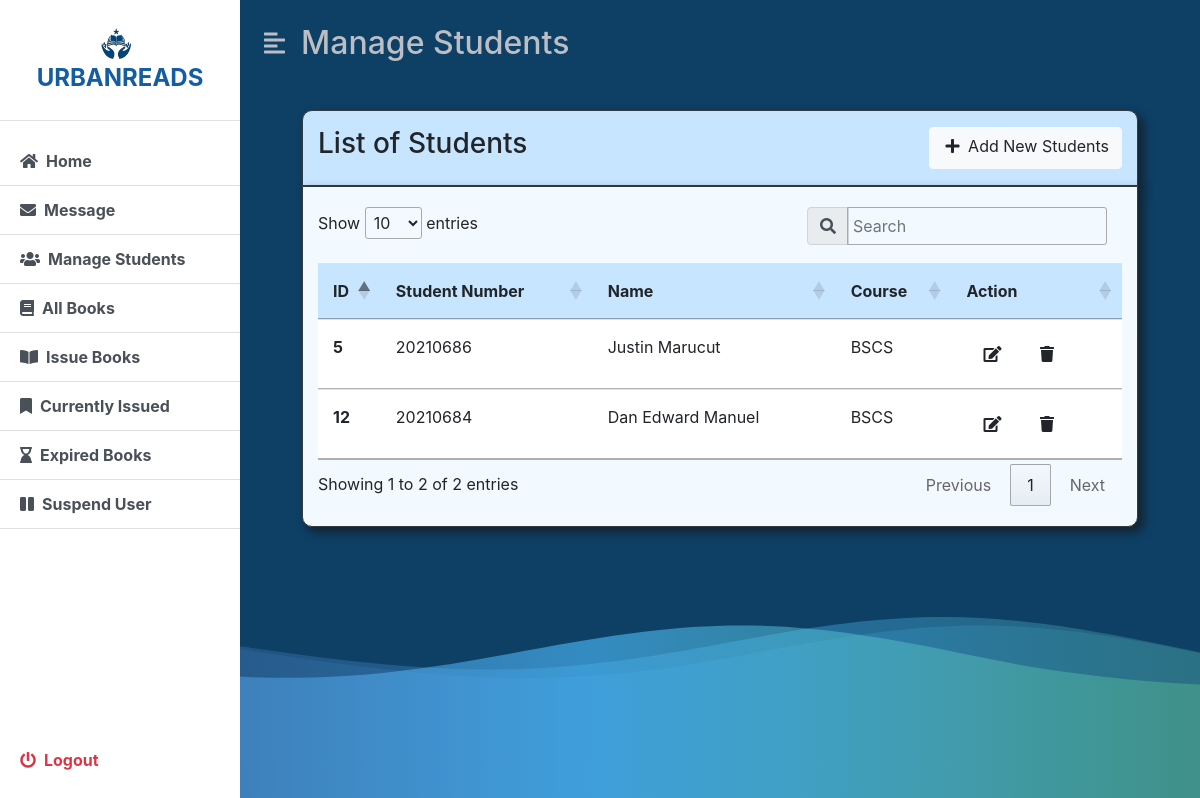
/admin/manageStudent.php (signed in), run on the app's committed database.
### tables this page shows
CREATE TABLE `students` (
  `id` int(11) NOT NULL,
  `full_name` varchar(100) NOT NULL,
  `student_number` varchar(30) NOT NULL,
  `course` varchar(10) NOT NULL,
  `email` varchar(50) NOT NULL,
  `password` text NOT NULL,
  `status` varchar(15) NOT NULL DEFAULT 'Active'
);

### admin/manageStudent.php (the view, shortened to what this page needs)
<?php
    include('../dbconfig.php');
?>
<!DOCTYPE html>
<html lang="en">
<head>
    <link rel="stylesheet" href="includes/style.css">
    <link rel="stylesheet" href="Bootsrap\css\bootstrap.min.css">
    <link rel="stylesheet" href="https://cdnjs.cloudflare.com/ajax/libs/font-awesome/5.15.3/css/all.min.css" />
    <link rel="stylesheet" href="https://cdn.datatables.net/1.13.6/css/jquery.dataTables.min.css">
    <link rel="stylesheet" href="https://maxcdn.bootstrapcdn.com/bootstrap/4.5.2/css/bootstrap.min.css">
</head>
<body>
    <div class="background-container">
        <div class="d-flex" id="wrapper">
            <?php include('includes/sidebar.php'); ?>
            <div id="page-content-wrapper" class="scrollable-content">
                <nav class="navbar navbar-expand-lg navbar-light bg-transparent py-4 px-4">
                    <div class="d-flex align-items-center">
                        <i class="fas fa-align-left second-text fs-4 me-3" id="menu-toggle"></i>
                        <h2 class="fs-2 m-0 second-text">Manage Students</h2>
                    </div>
                </nav>
                <div class="container-fluid px-4">
                    <form action="" method="post" class="post">
                        <br>
                        <div class="container col-md-11 top border border-dark">
                            <div class="d-flex justify-content-between my-3">
                                <h3>List of Students</h3>
                                <div class="d-flex">
                                    <a href="addStudent.php" class="btn btn-light"><i class="fa fa-plus mx-1"></i> Add New Students</a>
                                </div>
                            </div>
                        </div>
                        <div class="container col-md-11 main border border-dark">
                            <table class="table table-bordered-dark" id="tbl-list-students">
                                <thead>
                                    <tr>
                                        <th>ID</th>
                                        <th>Student Number</th>
                                        <th>Name</th>
                                        <th>Course</th>
                                        <th>Action</th>
                                    </tr>
                                </thead>
                                <tbody>
                                <?php
                                 try {
                                    $displayStudent = "SELECT * FROM students";
                                    $stmt = $pdo->prepare($displayStudent);
                                    $stmt->execute();
                                    $rows = $stmt->fetchAll(PDO::FETCH_OBJ);
                                    foreach($rows as $row){
                                       echo '<tr>
                                        <th scope="row">' . $row->id . '</th>
                                        <td>'.$row->student_number.'</td>
                                        <td>'.$row->full_name.'</td>
                                        <td>'.$row->course.'</td>
                                        <td>
                                            <a href="updateStudent.php?id='. $row->id .'" class="btn mx-auto" data-toggle="tooltip" title="Edit User">
                                                <i class="fa fa-edit mx-1"></i>
                                            </a>
                                            <a href="ManageStudentAction/delete.php?id= '. $row->id . '" class="btn mx-auto" data-toggle="tooltip" title="Delete User">
                                                <i class="fa fa-trash mx-1"></i>
                                            </a>
                                        </td>
                                    </tr>';
                                    }
                                    } catch (PDOException $th) {
                                        echo $th->getMessage();
                                    }
                                ?>
                                </tbody>
                            </table>
                        </div>
                    </form>
                    <br>
                    <br>
                </div>
            </div>
        </div>
    </div>
    <link href="https://maxcdn.bootstrapcdn.com/bootstrap/4.5.2/css/bootstrap.min.css" rel="stylesheet">
</body>
</html>

### admin/includes/style.css (style rules this page uses)
:root { --main-bg-color: #002a9d; --main-text-color: #145DA0; --second-text-color: #bbbec5; --second-bg-color: #93ABBF; }
.second-text { color: var(--second-text-color); }
.main { background: #F2F9FF; border: 3px; border-bottom-left-radius: 10px; border-bottom-right-radius: 10px; box-shadow: 5px 5px 10px 1px rgba(23, 10, 0, 0.5); }
.top { background: #C7E5FF; border-top-left-radius: 10px; border-top-right-radius: 10px; box-shadow: 5px 5px 10px 1px rgba(23, 10, 0, 0.5); }
.background-container { position: relative; width: 100%; height: 100vh; overflow: hidden; }
.scrollable-content { height: calc(100vh); overflow-y: auto; }
table.dataTable tbody th, table.dataTable tbody td { padding: 15px !important; }
table.dataTable thead th { padding: 15px !important; background-color: #C7E5FF; }
#wrapper { overflow-x: hidden; background-color: #0e4066; }
#page-content-wrapper { min-width: 100vw; }
#menu-toggle { cursor: pointer; }
.background-container { position: fixed; top: 0; left: 0; width: 100%; height: 100%; overflow: hidden; z-index: -1; }
@media (min-width: 768px) { #page-content-wrapper { min-width: 0; width: 100%; } }

### data on the page
students: id "5", student_number "20210686", full_name "Justin Marucut", course "BSCS"
students: id "12", student_number "20210684", full_name "Dan Edward Manuel", course "BSCS"
